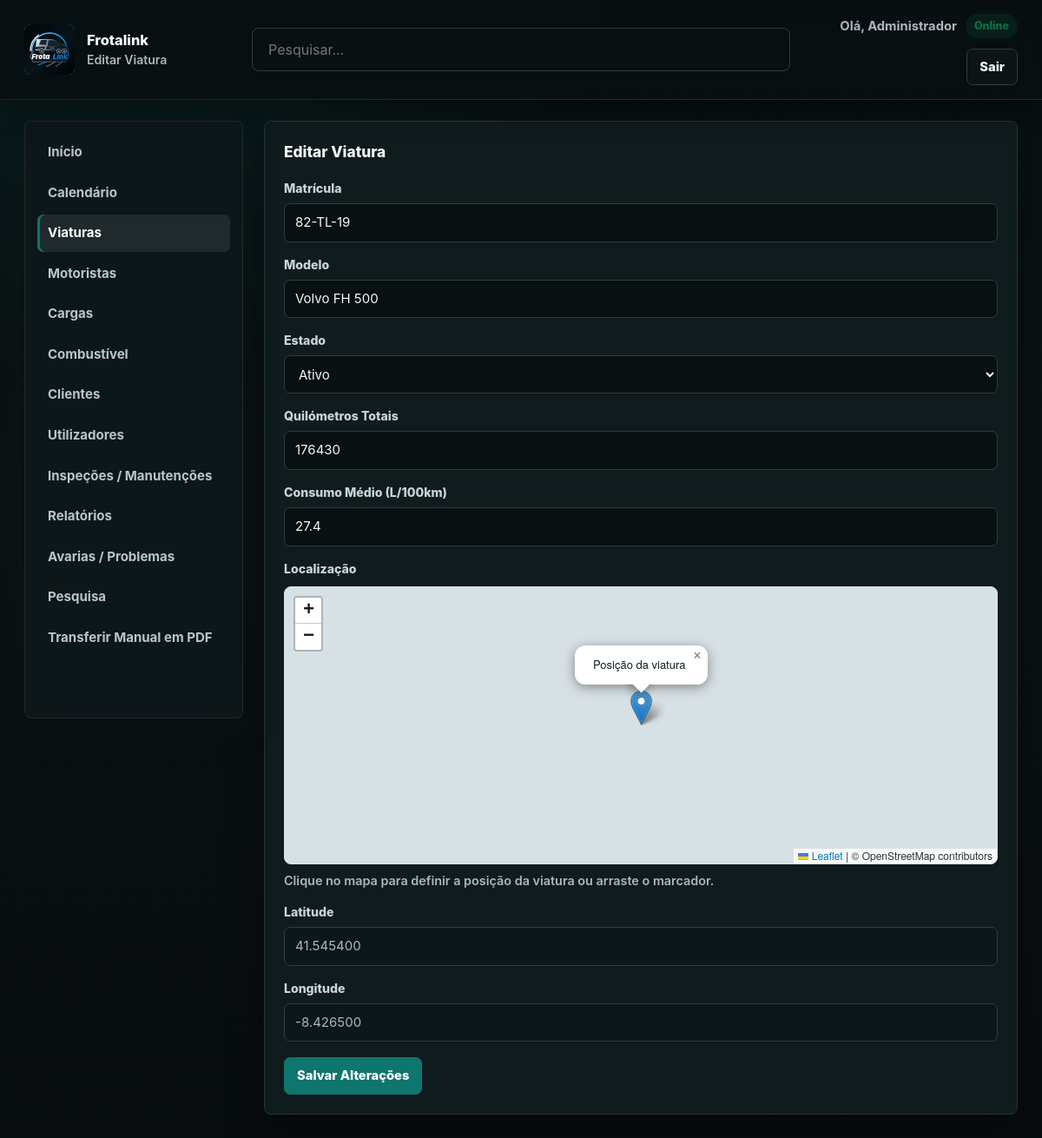
Screenshot of /frotas/viaturas_editar.php?id=8 (signed in) with the database file from the repository.
### tables this page shows
CREATE TABLE `veiculos` (
  `id` int(11) NOT NULL,
  `matricula` varchar(20) NOT NULL,
  `modelo` varchar(100) NOT NULL,
  `status` enum('ativo','em_manutencao','ocioso') NOT NULL DEFAULT 'ativo',
  `km_total` int(11) NOT NULL DEFAULT 0,
  `consumo_medio` decimal(4,1) NOT NULL DEFAULT 0.0,
  `lat` decimal(10,7) DEFAULT NULL,
  `lon` decimal(10,7) DEFAULT NULL,
  `updated_at` timestamp NOT NULL DEFAULT current_timestamp() ON UPDATE current_timestamp()
);

### frotas/viaturas_editar.php (the view, shortened to what this page needs)
<?php
require_once 'config.php';
$id = isset($_GET['id']) ? (int) $_GET['id'] : 0;
$conn = getDbConnection();
$stmt = $conn->prepare('SELECT matricula, modelo, status, km_total, consumo_medio, lat, lon FROM veiculos WHERE id = ? LIMIT 1');
$stmt->bind_param('i', $id);
$stmt->execute();
$stmt->bind_result($matricula, $modelo, $status, $km_total, $consumo_medio, $lat, $lon);
?>
<!DOCTYPE html>
<html lang="pt-PT">
<head>
    <link rel="stylesheet" href="layout.css">
    <link rel="stylesheet" href="https://unpkg.com/leaflet/dist/leaflet.css" />
</head>
<body class="dashboard-page">
    <header class="topbar">
        <div class="brand">
            <button type="button" class="brand-logo" onclick="window.location.href='index.php'" aria-label="Página principal"><img src="assets/logo.svg" alt="Frotalink"></button>
            <div>
                <p class="brand-title">Frotalink</p>
                <span class="brand-subtitle">Editar Viatura</span>
            </div>
        </div>
        <form class="topbar-search" method="get" action="pesquisa.php"><input type="search" name="q" placeholder="Pesquisar..." aria-label="Pesquisar"></form>
        <div class="topbar-actions">
            <div class="topbar-stats">
                <span>Olá, <?php echo htmlspecialchars($_SESSION['user']); ?></span>
                <span class="status-pill status-active">Online</span>
            </div>
            <a class="button secondary" href="logout.php">Sair</a>
        </div>
    </header>
    <div class="page-layout">
        <?php include 'sidebar.php'; ?>
        <main class="dashboard-content">
            <section class="widget">
                <div class="widget-header">
                    <h2>Editar Viatura</h2>
                </div>
                <form method="post" action="viaturas_editar.php?id=<?php echo urlencode($id); ?>">
                    <label for="matricula">Matrícula</label>
                    <input type="text" id="matricula" name="matricula" value="<?php echo htmlspecialchars($matricula); ?>" required>
                    <label for="modelo">Modelo</label>
                    <input type="text" id="modelo" name="modelo" value="<?php echo htmlspecialchars($modelo); ?>" required>
                    <label for="status">Estado</label>
                    <select id="status" name="status">
                        <option value="ativo" <?php echo $status === 'ativo' ? 'selected' : ''; ?>>Ativo</option>
                    </select>
                    <label for="km_total">Quilómetros Totais</label>
                    <input type="number" id="km_total" name="km_total" value="<?php echo htmlspecialchars($km_total); ?>" min="0">
                    <label for="consumo_medio">Consumo Médio (L/100km)</label>
                    <input type="number" step="0.1" id="consumo_medio" name="consumo_medio" value="<?php echo htmlspecialchars($consumo_medio); ?>" min="0">
                    <div class="map-group">
                        <label>Localização</label>
                        <div id="vehicle-map"></div>
                        <small class="form-note">Clique no mapa para definir a posição da viatura ou arraste o marcador.</small>
                    </div>
                    <label for="lat">Latitude</label>
                    <input type="text" id="lat" name="lat" value="<?php echo htmlspecialchars($lat); ?>" readonly>
                    <label for="lon">Longitude</label>
                    <input type="text" id="lon" name="lon" value="<?php echo htmlspecialchars($lon); ?>" readonly>
                    <button type="submit" class="button">Salvar Alterações</button>
                </form>
            </section>
        </main>
    </div>
</body>
</html>

### rows the page displays
veiculos: matricula "82-TL-19", modelo "Volvo FH 500", status "Ativo", km_total "176430", consumo_medio "27.4", lat "41.545400", lon "-8.426500"

### other values shown
$_SESSION['user'] "Administrador"
